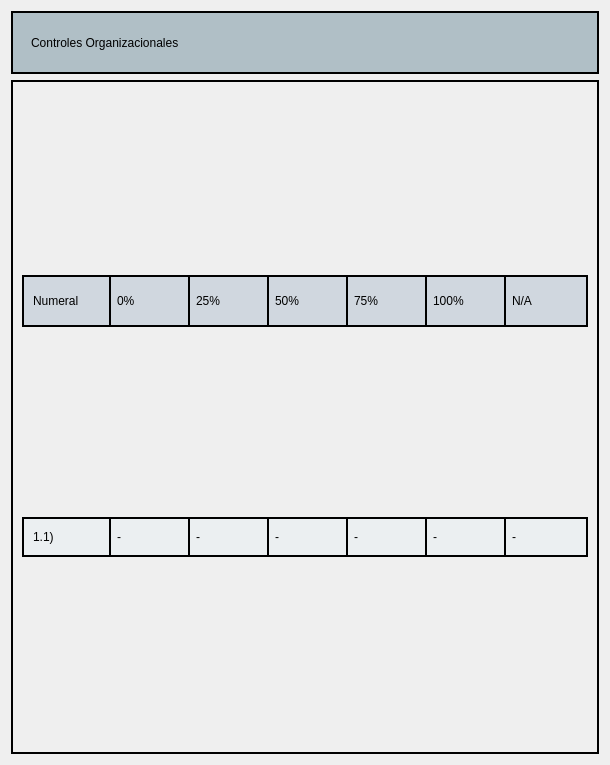
                   <widget class="QWidget" name="scrollAreaWidgetContents">
                    <property name="geometry">
                     <rect>
                      <x>0</x>
                      <y>0</y>
                      <width>610</width>
                      <height>765</height>
                     </rect>
                    </property>
                    <property name="minimumSize">
                     <size>
                      <width>40</width>
                      <height>0</height>
                     </size>
                    </property>
                    <layout class="QVBoxLayout" name="verticalLayout_12">
                     <item>
                      <widget class="QFrame" name="control1">
                       <property name="minimumSize">
                        <size>
                         <width>554</width>
                         <height>63</height>
                        </size>
                       </property>
                       <property name="maximumSize">
                        <size>
                         <width>16777215</width>
                         <height>63</height>
                        </size>
                       </property>
                       <property name="styleSheet">
                        <string notr="true">border: 2px solid black;
background-color: rgb(176,191,198);
</string>
                       </property>
                       <property name="frameShape">
                        <enum>QFrame::StyledPanel</enum>
                       </property>
                       <property name="frameShadow">
                        <enum>QFrame::Raised</enum>
                       </property>
                       <layout class="QHBoxLayout" name="horizontalLayout_70">
                        <property name="topMargin">
                         <number>9</number>
                        </property>
                        <property name="bottomMargin">
                         <number>9</number>
                        </property>
                        <item>
                         <widget class="QFrame" name="frame_2">
                          <property name="styleSheet">
                           <string notr="true">border: 0px solid black;</string>
                          </property>
                          <property name="frameShape">
                           <enum>QFrame::StyledPanel</enum>
                          </property>
                          <property name="frameShadow">
                           <enum>QFrame::Raised</enum>
                          </property>
                          <layout class="QVBoxLayout" name="verticalLayout">
                           <item>
                            <widget class="QLabel" name="label_9">
                             <property name="styleSheet">
                              <string notr="true">font: 75 16pt &quot;Times New Roman&quot;;
qproperty-alignment: AlignCenter;
border: 0px solid;</string>
                             </property>
                             <property name="text">
                              <string>Controles Organizacionales</string>
                             </property>
                            </widget>
                           </item>
                          </layout>
                         </widget>
                        </item>
                       </layout>
                      </widget>
                     </item>
                     <item>
                      <widget class="QFrame" name="items4">
                       <property name="minimumSize">
                        <size>
                         <width>554</width>
                         <height>0</height>
                        </size>
                       </property>
                       <property name="maximumSize">
                        <size>
                         <width>16777215</width>
                         <height>16777215</height>
                        </size>
                       </property>
                       <property name="styleSheet">
                        <string notr="true">border: 2px solid black;
</string>
                       </property>
                       <property name="frameShape">
                        <enum>QFrame::StyledPanel</enum>
                       </property>
                       <property name="frameShadow">
                        <enum>QFrame::Raised</enum>
                       </property>
                       <layout class="QVBoxLayout" name="verticalLayout_6">
                        <item>
                         <widget class="QFrame" name="Header_4">
                          <property name="minimumSize">
                           <size>
                            <width>0</width>
                            <height>52</height>
                           </size>
                          </property>
                          <property name="maximumSize">
                           <size>
                            <width>16777215</width>
                            <height>52</height>
                           </size>
                          </property>
                          <property name="styleSheet">
                           <string notr="true">border: 2px solid black;
background-color: rgb(208,215,223);</string>
                          </property>
                          <property name="frameShape">
                           <enum>QFrame::StyledPanel</enum>
                          </property>
                          <property name="frameShadow">
                           <enum>QFrame::Raised</enum>
                          </property>
                          <layout class="QHBoxLayout" name="horizontalLayout_64">
                           <property name="topMargin">
                            <number>0</number>
                           </property>
                           <property name="bottomMargin">
                            <number>0</number>
                           </property>
                           <item>
                            <widget class="QLabel" name="label_89">
                             <property name="minimumSize">
                              <size>
                               <width>70</width>
                               <height>0</height>
                              </size>
                             </property>
                             <property name="maximumSize">
                              <size>
                               <width>16777215</width>
                               <height>16777215</height>
                              </size>
                             </property>
                             <property name="styleSheet">
                              <string notr="true">font: 75 14pt &quot;Times New Roman&quot;;
qproperty-alignment: AlignCenter;
border: 0px solid;</string>
                             </property>
                             <property name="text">
                              <string>Numeral</string>
                             </property>
                            </widget>
                           </item>
                           <item>
                            <widget class="Line" name="line_115">
                             <property name="minimumSize">
                              <size>
                               <width>2</width>
                               <height>0</height>
                              </size>
                             </property>
                             <property name="maximumSize">
                              <size>
                               <width>2</width>
                               <height>16777215</height>
                              </size>
                             </property>
                             <property name="orientation">
                              <enum>Qt::Vertical</enum>
                             </property>
                            </widget>
                           </item>
                           <item>
                            <widget class="QLabel" name="label_34">
                             <property name="minimumSize">
                              <size>
                               <width>40</width>
                               <height>0</height>
                              </size>
                             </property>
                             <property name="styleSheet">
                              <string notr="true">font: 75 14pt &quot;Times New Roman&quot;;
qproperty-alignment: AlignCenter;
border: 0px solid;</string>
                             </property>
                             <property name="text">
                              <string>0%</string>
                             </property>
                            </widget>
                           </item>
                           <item>
                            <widget class="Line" name="line_116">
                             <property name="minimumSize">
                              <size>
                               <width>2</width>
                               <height>0</height>
                              </size>
                             </property>
                             <property name="maximumSize">
                              <size>
                               <width>2</width>
                               <height>16777215</height>
                              </size>
                             </property>
                             <property name="orientation">
                              <enum>Qt::Vertical</enum>
                             </property>
                            </widget>
                           </item>
                           <item>
                            <widget class="QLabel" name="label_35">
                             <property name="minimumSize">
                              <size>
                               <width>40</width>
                               <height>0</height>
                              </size>
                             </property>
                             <property name="styleSheet">
                              <string notr="true">font: 75 14pt &quot;Times New Roman&quot;;
qproperty-alignment: AlignCenter;
border: 0px solid;</string>
                             </property>
                             <property name="text">
                              <string>25%</string>
                             </property>
                            </widget>
                           </item>
                           <item>
                            <widget class="Line" name="line_117">
                             <property name="minimumSize">
                              <size>
                               <width>2</width>
                               <height>0</height>
                              </size>
                             </property>
                             <property name="maximumSize">
                              <size>
                               <width>2</width>
                               <height>16777215</height>
                              </size>
                             </property>
                             <property name="orientation">
                              <enum>Qt::Vertical</enum>
                             </property>
                            </widget>
                           </item>
                           <item>
                            <widget class="QLabel" name="label_36">
                             <property name="minimumSize">
                              <size>
                               <width>40</width>
                               <height>0</height>
                              </size>
                             </property>
                             <property name="styleSheet">
                              <string notr="true">font: 75 14pt &quot;Times New Roman&quot;;
qproperty-alignment: AlignCenter;
border: 0px solid;</string>
                             </property>
                             <property name="text">
                              <string>50%</string>
                             </property>
                            </widget>
                           </item>
                           <item>
                            <widget class="Line" name="line_118">
                             <property name="minimumSize">
                              <size>
                               <width>2</width>
                               <height>0</height>
                              </size>
                             </property>
                             <property name="maximumSize">
                              <size>
                               <width>2</width>
                               <height>16777215</height>
                              </size>
                             </property>
                             <property name="orientation">
                              <enum>Qt::Vertical</enum>
                             </property>
                            </widget>
                           </item>
                           <item>
                            <widget class="QLabel" name="label_37">
                             <property name="minimumSize">
                              <size>
                               <width>40</width>
                               <height>0</height>
                              </size>
                             </property>
                             <property name="styleSheet">
                              <string notr="true">font: 75 14pt &quot;Times New Roman&quot;;
qproperty-alignment: AlignCenter;
border: 0px solid;</string>
                             </property>
                             <property name="text">
                              <string>75%</string>
                             </property>
                            </widget>
                           </item>
                           <item>
                            <widget class="Line" name="line_119">
                             <property name="minimumSize">
                              <size>
                               <width>2</width>
                               <height>0</height>
                              </size>
                             </property>
                             <property name="maximumSize">
                              <size>
                               <width>2</width>
                               <height>16777215</height>
                              </size>
                             </property>
                             <property name="orientation">
                              <enum>Qt::Vertical</enum>
                             </property>
                            </widget>
                           </item>
                           <item>
                            <widget class="QLabel" name="label_38">
                             <property name="minimumSize">
                              <size>
                               <width>40</width>
                               <height>0</height>
                              </size>
                             </property>
                             <property name="styleSheet">
                              <string notr="true">font: 75 14pt &quot;Times New Roman&quot;;
qproperty-alignment: AlignCenter;
border: 0px solid;</string>
                             </property>
                             <property name="text">
                              <string>100%</string>
                             </property>
                            </widget>
                           </item>
                           <item>
                            <widget class="Line" name="line_120">
                             <property name="minimumSize">
                              <size>
                               <width>2</width>
                               <height>0</height>
                              </size>
                             </property>
                             <property name="maximumSize">
                              <size>
                               <width>2</width>
                               <height>16777215</height>
                              </size>
                             </property>
                             <property name="orientation">
                              <enum>Qt::Vertical</enum>
                             </property>
                            </widget>
                           </item>
                           <item>
                            <widget class="QLabel" name="label_39">
                             <property name="minimumSize">
                              <size>
                               <width>40</width>
                               <height>0</height>
                              </size>
                             </property>
                             <property name="styleSheet">
                              <string notr="true">font: 75 14pt &quot;Times New Roman&quot;;
qproperty-alignment: AlignCenter;
border: 0px solid;</string>
                             </property>
                             <property name="text">
                              <string>N/A</string>
                             </property>
                            </widget>
                           </item>
                          </layout>
                         </widget>
                        </item>
                        <item>
                         <widget class="QFrame" name="r1_1">
                          <property name="minimumSize">
                           <size>
                            <width>0</width>
                            <height>0</height>
                           </size>
                          </property>
                          <property name="maximumSize">
                           <size>
                            <width>16777215</width>
                            <height>40</height>
                           </size>
                          </property>
                          <property name="styleSheet">
                           <string notr="true">background-color: rgb(235,239,241);</string>
                          </property>
                          <property name="frameShape">
                           <enum>QFrame::StyledPanel</enum>
                          </property>
                          <property name="frameShadow">
                           <enum>QFrame::Raised</enum>
                          </property>
                          <layout class="QHBoxLayout" name="horizontalLayout_65">
                           <property name="topMargin">
                            <number>0</number>
                           </property>
                           <property name="bottomMargin">
                            <number>0</number>
                           </property>
                           <item>
                            <widget class="QLabel" name="label_124">
                             <property name="minimumSize">
                              <size>
                               <width>70</width>
                               <height>0</height>
                              </size>
                             </property>
                             <property name="maximumSize">
                              <size>
                               <width>16777215</width>
                               <height>16777215</height>
                              </size>
                             </property>
                             <property name="styleSheet">
                              <string notr="true">font: 75 14pt &quot;Times New Roman&quot;;
qproperty-alignment: AlignCenter;
border: 0px solid;</string>
                             </property>
                             <property name="text">
                              <string>1.1)</string>
                             </property>
                            </widget>
                           </item>
                           <item>
                            <widget class="Line" name="line_121">
                             <property name="minimumSize">
                              <size>
                               <width>2</width>
                               <height>0</height>
                              </size>
                             </property>
                             <property name="maximumSize">
                              <size>
                               <width>2</width>
                               <height>16777215</height>
                              </size>
                             </property>
                             <property name="orientation">
                              <enum>Qt::Vertical</enum>
                             </property>
                            </widget>
                           </item>
                           <item>
                            <widget class="QLabel" name="label1_1_1">
                             <property name="minimumSize">
                              <size>
                               <width>50</width>
                               <height>0</height>
                              </size>
                             </property>
                             <property name="styleSheet">
                              <string notr="true">QLabel {
qproperty-alignment: AlignCenter;
border: 0px solid black;
}

</string>
                             </property>
                             <property name="text">
                              <string>-</string>
                             </property>
                            </widget>
                           </item>
                           <item>
                            <widget class="Line" name="line_122">
                             <property name="minimumSize">
                              <size>
                               <width>2</width>
                               <height>0</height>
                              </size>
                             </property>
                             <property name="maximumSize">
                              <size>
                               <width>2</width>
                               <height>16777215</height>
                              </size>
                             </property>
                             <property name="orientation">
                              <enum>Qt::Vertical</enum>
                             </property>
                            </widget>
                           </item>
                           <item>
                            <widget class="QLabel" name="label1_1_2">
                             <property name="minimumSize">
                              <size>
                               <width>50</width>
                               <height>0</height>
                              </size>
                             </property>
                             <property name="styleSheet">
                              <string notr="true">QLabel {
qproperty-alignment: AlignCenter;
border: 0px solid black;
}

</string>
                             </property>
                             <property name="text">
                              <string>-</string>
                             </property>
                            </widget>
                           </item>
                           <item>
                            <widget class="Line" name="line_124">
                             <property name="minimumSize">
                              <size>
                               <width>2</width>
                               <height>0</height>
                              </size>
                             </property>
                             <property name="maximumSize">
                              <size>
                               <width>2</width>
                               <height>16777215</height>
                              </size>
                             </property>
                             <property name="orientation">
                              <enum>Qt::Vertical</enum>
                             </property>
                            </widget>
                           </item>
                           <item>
                            <widget class="QLabel" name="label1_1_3">
                             <property name="minimumSize">
                              <size>
                               <width>50</width>
                               <height>0</height>
                              </size>
                             </property>
                             <property name="styleSheet">
                              <string notr="true">QLabel {
qproperty-alignment: AlignCenter;
border: 0px solid black;
}

</string>
                             </property>
                             <property name="text">
                              <string>-</string>
                             </property>
                            </widget>
                           </item>
                           <item>
                            <widget class="Line" name="line_128">
                             <property name="minimumSize">
                              <size>
                               <width>2</width>
                               <height>0</height>
                              </size>
                             </property>
                             <property name="maximumSize">
                              <size>
                               <width>2</width>
                               <height>16777215</height>
                              </size>
                             </property>
                             <property name="orientation">
                              <enum>Qt::Vertical</enum>
                             </property>
                            </widget>
                           </item>
                           <item>
                            <widget class="QLabel" name="llabel1_1_4">
                             <property name="minimumSize">
                              <size>
                               <width>50</width>
                               <height>0</height>
                              </size>
                             </property>
                             <property name="styleSheet">
                              <string notr="true">QLabel {
qproperty-alignment: AlignCenter;
border: 0px solid black;
}

</string>
                             </property>
                             <property name="text">
                              <string>-</string>
                             </property>
                            </widget>
                           </item>
                           <item>
                            <widget class="Line" name="line_129">
                             <property name="minimumSize">
                              <size>
                               <width>2</width>
                               <height>0</height>
                              </size>
                             </property>
                             <property name="maximumSize">
                              <size>
                               <width>2</width>
                               <height>16777215</height>
                              </size>
                             </property>
                             <property name="orientation">
                              <enum>Qt::Vertical</enum>
                             </property>
                            </widget>
                           </item>
                           <item>
                            <widget class="QLabel" name="label1_1_5">
                             <property name="minimumSize">
                              <size>
                               <width>50</width>
                               <height>0</height>
                              </size>
                             </property>
                             <property name="styleSheet">
                              <string notr="true">QLabel {
qproperty-alignment: AlignCenter;
border: 0px solid black;
}

</string>
                             </property>
                             <property name="text">
                              <string>-</string>
                             </property>
                            </widget>
                           </item>
                           <item>
                            <widget class="Line" name="line_132">
                             <property name="minimumSize">
                              <size>
                               <width>2</width>
                               <height>0</height>
                              </size>
                             </property>
                             <property name="maximumSize">
                              <size>
                               <width>2</width>
                               <height>16777215</height>
                              </size>
                             </property>
                             <property name="orientation">
                              <enum>Qt::Vertical</enum>
                             </property>
                            </widget>
                           </item>
                           <item>
                            <widget class="QLabel" name="label1_1_6">
                             <property name="styleSheet">
                              <string notr="true">QLabel {
qproperty-alignment: AlignCenter;
border: 0px solid black;
}

</string>
                             </property>
                             <property name="text">
                              <string>-</string>
                             </property>
                            </widget>
                           </item>
                          </layout>
                         </widget>
                        </item>
                       </layout>
                      </widget>
                     </item>
                    </layout>
                   </widget>
